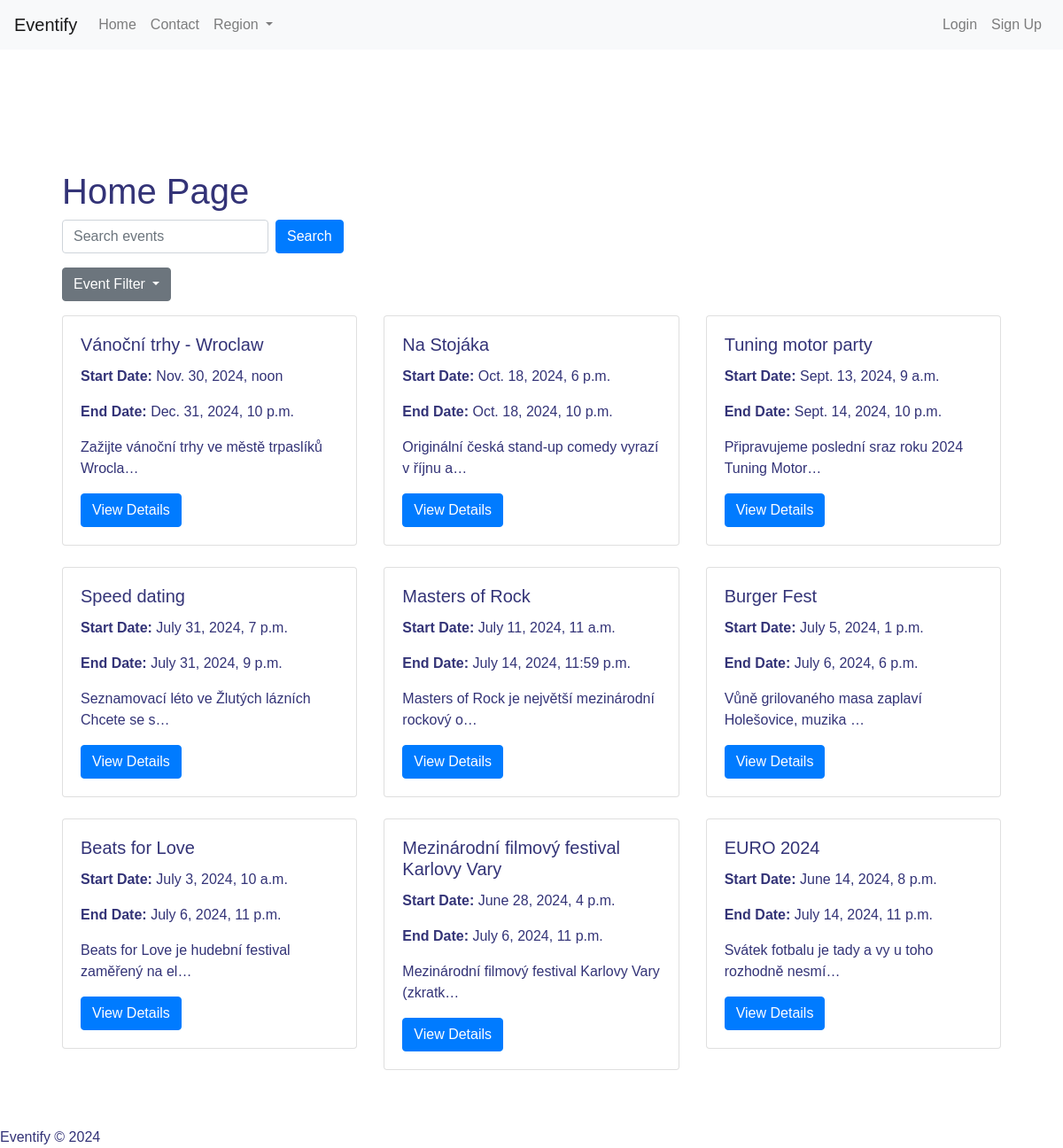
Page /events/Food festival/ on the committed database.
### viewer/models.py (models this page shows, shortened)
class Event(models.Model):
    title = models.CharField(
        max_length=100,
    )
    start_date = models.DateTimeField()
    end_date = models.DateTimeField()
    description = models.TextField()
    created_by = models.ForeignKey(User, on_delete=models.CASCADE, related_name='events')
    type = models.CharField(max_length=50)
    price = models.DecimalField(max_digits=10, decimal_places=2)
    location = models.CharField(max_length=200, null=True, blank=True)
    region = models.CharField(max_length=40, choices=REGION_CHOICES, default='')

### viewer/views.py (the view)
# urls.py: path('events/<str:filter_type>/', views.filtered_events, name='filtered_events'),
def filtered_events(request, filter_type):
    today = timezone.now().date()
    if filter_type == 'past':
        events = Event.objects.filter(end_date__lt=today).order_by('-start_date')
    elif filter_type == 'ongoing':
        events = Event.objects.filter(start_date__lte=today, end_date__gte=today).order_by('-start_date')
    elif filter_type == 'future':
        events = Event.objects.filter(start_date__gt=today).order_by('start_date')
    else:
        events = Event.objects.all().order_by('-start_date')
    context = {
        'events': events,
    }
    return render(request, 'home.html', context)

### viewer/templates/home.html (shortened to what this page needs)
{% extends "viewer/base.html" %}
{% block content %}
<div class="container mt-5">
    <h1>Home Page</h1>
    <form action="{% url 'search_events' %}" method="get" class="form-inline mb-3">
        <div class="form-group mr-2">
            <input type="text" class="form-control" name="q" placeholder="Search events" value="{{ request.GET.q }}">
        </div>
        <button type="submit" class="btn btn-primary">Search</button>
    </form>
    <div class="dropdown mb-3">
        <button class="btn btn-secondary dropdown-toggle" type="button" id="eventFilterDropdown" data-toggle="dropdown" aria-haspopup="true" aria-expanded="false">
            Event Filter
        </button>
    </div>
    <div class="row">
        {% for event in events %}
        <div class="col-md-4 mb-4">
            <div class="card">
                <div class="card-body">
                    <h5 class="card-title">{{ event.title }}</h5>
                    <p class="card-text"><strong>Start Date:</strong> {{ event.start_date }}</p>
                    <p class="card-text"><strong>End Date:</strong> {{ event.end_date }}</p>
                    <p class="card-text">{{ event.description | truncatechars:50 }}</p>
                    <a href="{% url 'event_detail' event.id %}" class="btn btn-primary">View Details</a>
                </div>
            </div>
        </div>
        {% empty %}
        <p>No events available.</p>
        {% endfor %}
    </div>
</div>
{% endblock %}

### viewer/static/viewer/style.css (style rules this page uses)
body { background-image: url('background.jpg'); background-size: cover; background-repeat: no-repeat; background-attachment: fixed; font-family: 'Arial', sans-serif; color: #337; }
.container { background: rgba(255, 255, 255, 0.8); padding: 20px; border-radius: 10px; margin-top: 30px; }

### rows in the picture
Event: title "Vánoční trhy - Wroclaw", start_date "Nov. 30, 2024, noon", end_date "Dec. 31, 2024, 10 p.m.", description "Zažijte vánoční trhy ve městě trpaslíků Wrocla…"
Event: title "Na Stojáka", start_date "Oct. 18, 2024, 6 p.m.", end_date "Oct. 18, 2024, 10 p.m.", description "Originální česká stand-up comedy vyrazí v říjnu a…"
Event: title "Tuning motor party", start_date "Sept. 13, 2024, 9 a.m.", end_date "Sept. 14, 2024, 10 p.m.", description "Připravujeme poslední sraz roku 2024 Tuning Motor…"
Event: title "Speed dating", start_date "July 31, 2024, 7 p.m.", end_date "July 31, 2024, 9 p.m.", description "Seznamovací léto ve Žlutých lázních Chcete se s…"
Event: title "Masters of Rock", start_date "July 11, 2024, 11 a.m.", end_date "July 14, 2024, 11:59 p.m.", description "Masters of Rock je největší mezinárodní rockový o…"
Event: title "Burger Fest", start_date "July 5, 2024, 1 p.m.", end_date "July 6, 2024, 6 p.m.", description "Vůně grilovaného masa zaplaví Holešovice, muzika …"
Event: title "Beats for Love", start_date "July 3, 2024, 10 a.m.", end_date "July 6, 2024, 11 p.m.", description "Beats for Love je hudební festival zaměřený na el…"
Event: title "Mezinárodní filmový festival Karlovy Vary", start_date "June 28, 2024, 4 p.m.", end_date "July 6, 2024, 11 p.m.", description "Mezinárodní filmový festival Karlovy Vary (zkratk…"
Event: title "EURO 2024", start_date "June 14, 2024, 8 p.m.", end_date "July 14, 2024, 11 p.m.", description "Svátek fotbalu je tady a vy u toho rozhodně nesmí…"
